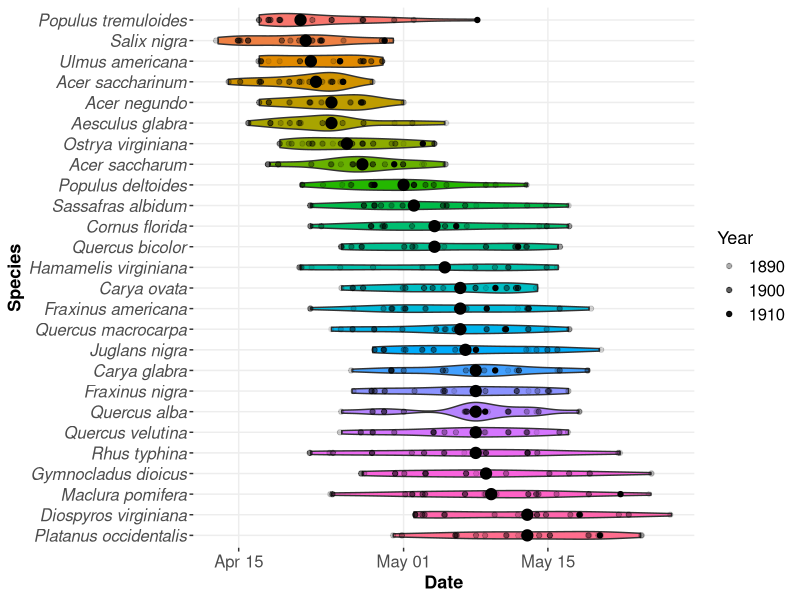

This figure's R source:
## ---- chunk 1
#| code-fold: true
library(knitr)
knitr::opts_chunk$set(fig.width = 7, fig.align = "center",
                      fig.retina = 1, out.width = "90%",
                      collapse = TRUE)
## ---- chunk 2
#| code-fold: true
#| fig-height: 6.5
#| fig-cap: "Calendar dates Thomas Mikesell observed breaking leaf buds for various tree species in Wauseon, Ohio."
library(tidyverse)

data <- read.csv("Mikesell_Phenology_Data.csv", header = TRUE, na.strings = "999") |>
  mutate(bud_burst = as.Date(bud_burst,format="%j"),
         first_leaf = as.Date(first_leaf,format="%j"),
         full_leaf = as.Date(full_leaf,format="%j"),
         open_flowers = as.Date(open_flowers,format="%j"),
         ripe_fruit = as.Date(ripe_fruit,format="%j"),
         colored_leaves = as.Date(colored_leaves,format="%j"),
         leaves_dropped = as.Date(leaves_dropped,format="%j"))

ggplot(data, aes(bud_burst,reorder(species, bud_burst, FUN = median, na.rm = TRUE))) +
  geom_violin(aes(fill = reorder(species, bud_burst, FUN = median, na.rm = TRUE)), show.legend = FALSE, na.rm = TRUE) +
  stat_summary(fun = "median", size = 3.5, geom = "point", na.rm = TRUE) +
  geom_jitter(aes(alpha = year), height = 0, width = 0.2, na.rm = TRUE) +
  labs(
    x = "Date",
    y = "Species",
    alpha = "Year"
  ) +
  scale_y_discrete(limits=rev) +
  theme(axis.text.y = element_text(face="italic",size=12),
        axis.text.x = element_text(size=12),
        axis.title = element_text(face="bold",size=13),
        legend.text = element_text(size=12),
        legend.title = element_text(size=13),
        panel.background = element_rect(fill="white"),
        panel.grid.major = element_line(color="gray93"))
